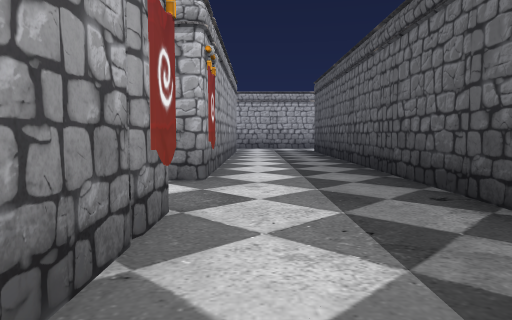
[1] (above)

24 first-person views from a walk through a 3-D level made in the Godot game engine. The camera is 1.2 m above the floor, tilts 4° down and sees 70° across. The floor is counted in squares, 1.8 m on a side. Each view is taken from the middle of a square. On the plan, view 1 faces up. The plan holds only what a view shows up to about 11 squares ahead; the rest is blank. The place goes on beyond the plan. Door leaves are left out where a doorway can be walked through.

[2]
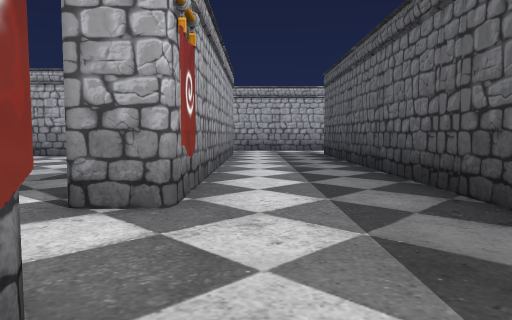

[3]
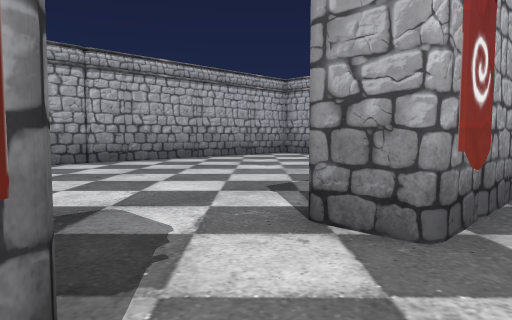

[4]
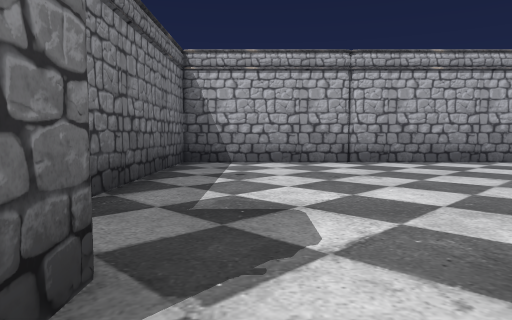

[5]
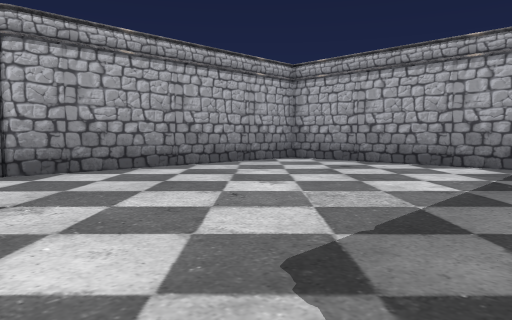

[6]
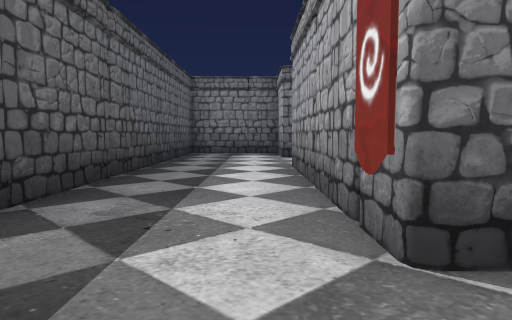

[7]
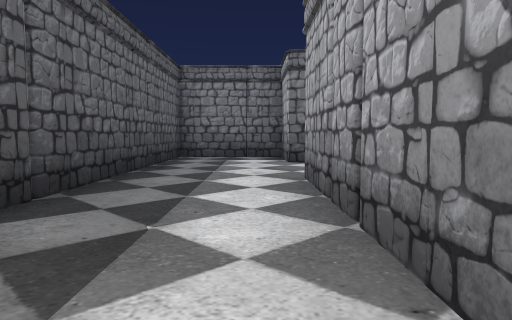

[8]
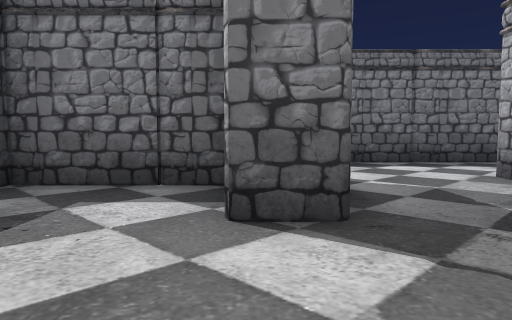

[9]
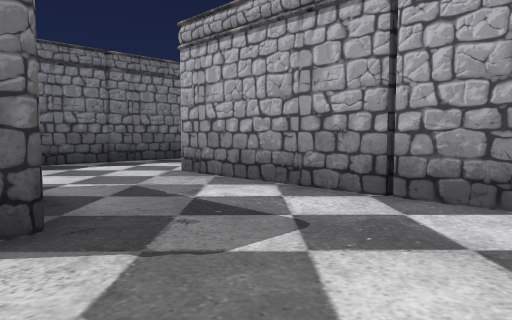

[10]
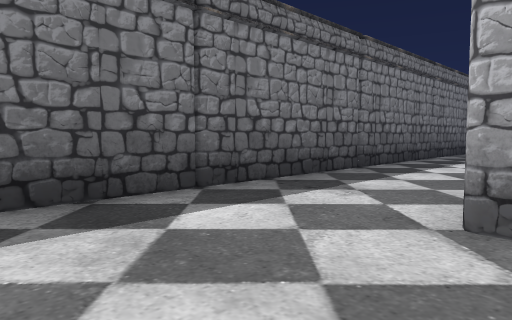

[11]
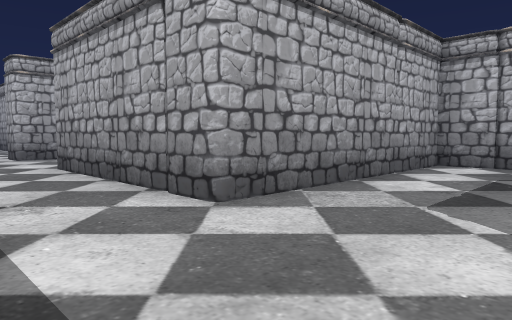

[12]
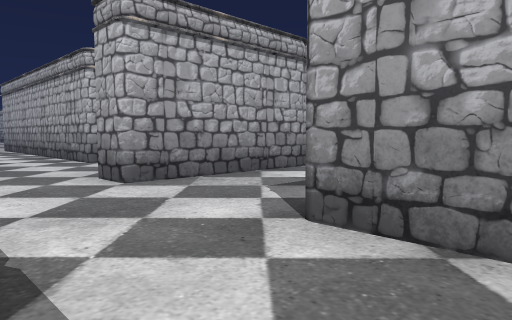

[13]
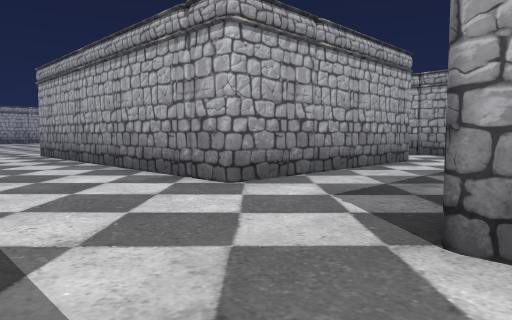

[14]
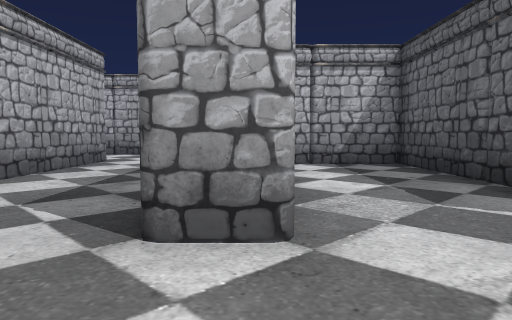

[15]
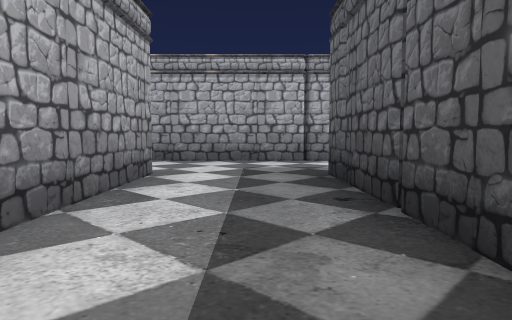

[16]
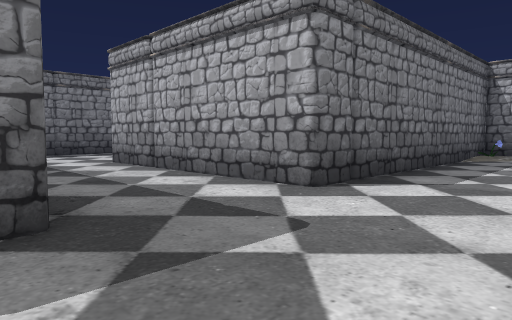

[17]
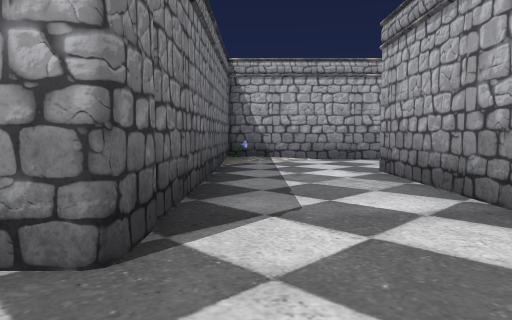

[18]
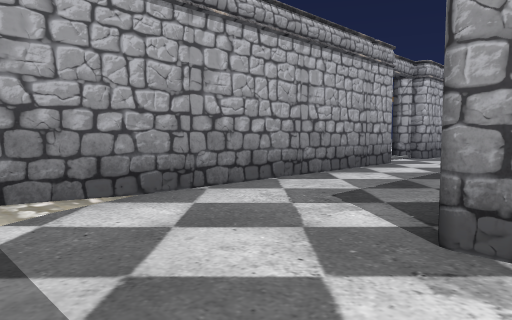

[19]
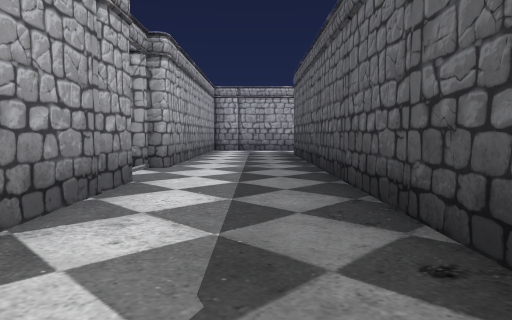

[20]
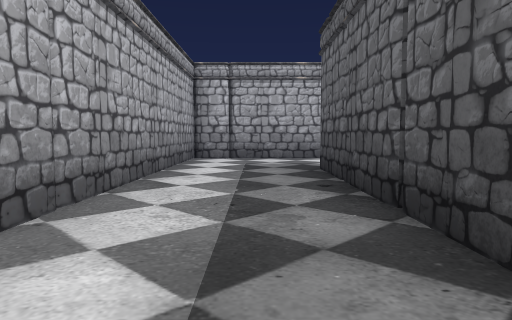

[21]
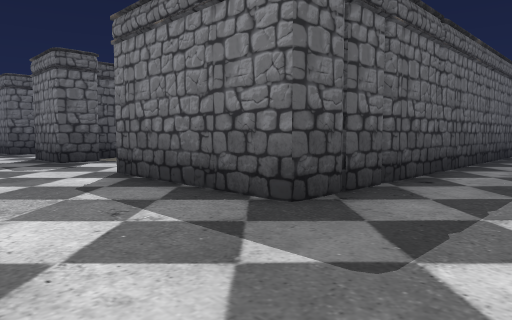

[22]
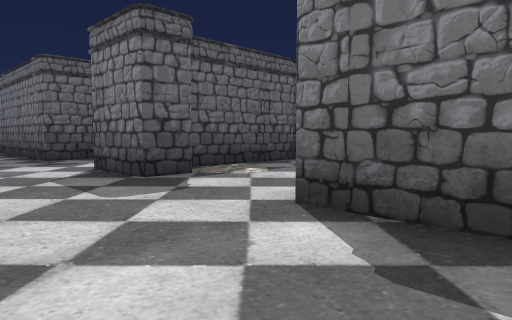

[23]
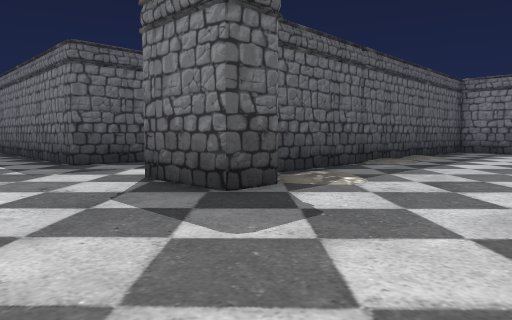

[24]
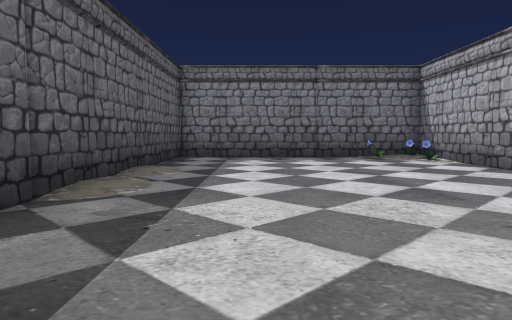

### Floor plan
Points are (right, up) in squares from view 1. A wall is a line through its corners. A room is listed if a view was taken in it or the views show most of it. See-through windows are left out.
Room 1 (views 1, 2, 3, 4, 5, 6, 7, 8, 9, 10, 11, 12, 13, 14, 15, 16, 17, 18, 19, 20, 21, 22, 23, 24)
walls: (-13.1, 1.3) (-21.8, 1.3); (-13.8, 2) (-13.8, 13); (-12.7, -4.9) (-12.7, -8.8) (-13.6, -8.8); (-9.7, -6.4) (-9.7, -2.7) (-12.1, -2.7); (-3.4, -2.7) (-4.8, -2.7) (-4.8, -8.8) (-9.8, -8.8); (-9.7, 12.5) (-9.7, 14.2) (-5.1, 14.2); (-13.8, -6.2) (-13.8, -1.9); (-0.8, 2.6) (-0.8, -2.6); (-20.8, 6.2) (-20.8, 2.3) (-13.9, 2.3); (-21.7, 3.8) (-21.7, 14.2) (-17.8, 14.2); (-14.8, 13.4) (-14.8, 14.2) (-12.8, 14.2); (-3.4, 13.3) (-8.7, 13.3) (-8.7, 2.3) (-3.8, 2.3); (-1.6, -5.7) (-0.8, -5.7) (-0.8, -7.7) (2.3, -7.7) (2.3, 13); (-0.8, 12.8) (-0.8, 6.4); (-24.7, 7.2) (-24.7, -1.6); (-25, -1.7) (-16.7, -1.7) (-16.7, -7.7) (-25.4, -7.7); (-13.9, -11.7) (-2.6, -11.7); (-21.1, 17.2) (-24.7, 17.2) (-24.7, 9.4)
ways out: open door at (-25, 8.5)
objects: other object (-26, 10); other object (-24, -1); other object (-20, 3); other object (-20, 4); banner (-1, 3); banner (-1, 6)

Where each view was taken, in squares from view 1:
view 1: 0 up, 0 right, facing up
view 2: 2 up, 0 right, facing up
view 3: 3 up, 0 right, facing up-left
view 4: 4 up, 0 right, facing left
view 5: 5 up, 2 left, facing up-left
view 6: 5 up, 0 right, facing down
view 7: 3 up, 0 right, facing down
view 8: 3 down, 1 left, facing down
view 9: 3 down, 1 left, facing down-left
view 10: 8 down, 2 left, facing down-left
view 11: 11 down, 2 left, facing up-left
view 12: 11 down, 8 left, facing up-left
view 13: 11 down, 13 left, facing up-left
view 14: 11 down, 13 left, facing up
view 15: 8 down, 15 left, facing up
view 16: 1 up, 13 left, facing down-left
view 17: 1 down, 15 left, facing left
view 18: 1 down, 21 left, facing up-left
view 19: 2 up, 23 left, facing up
view 20: 7 up, 23 left, facing up
view 21: 17 up, 24 left, facing down-right
view 22: 17 up, 20 left, facing down-right
view 23: 17 up, 18 left, facing down-right
view 24: 13 up, 16 left, facing down
